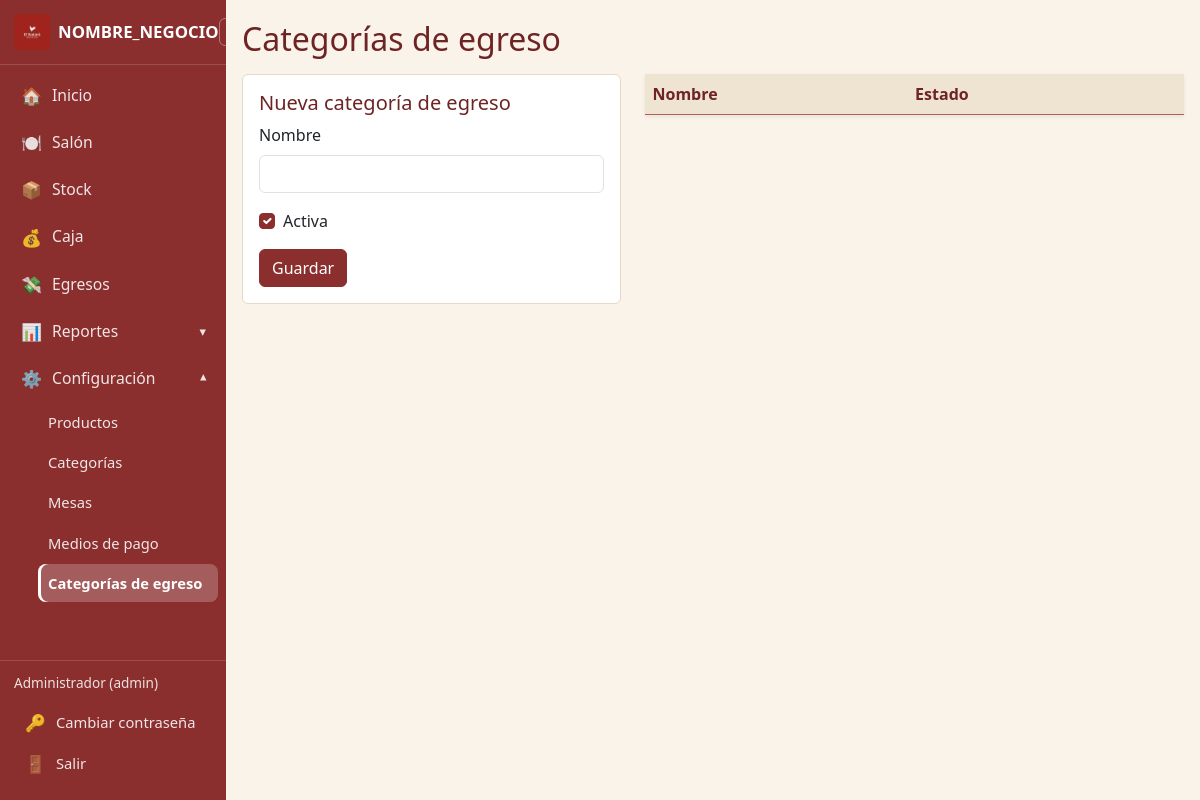
/_dev_no_subir/public_html/egresos/categorias.php (signed in), run on an earlier commit of the app's database.
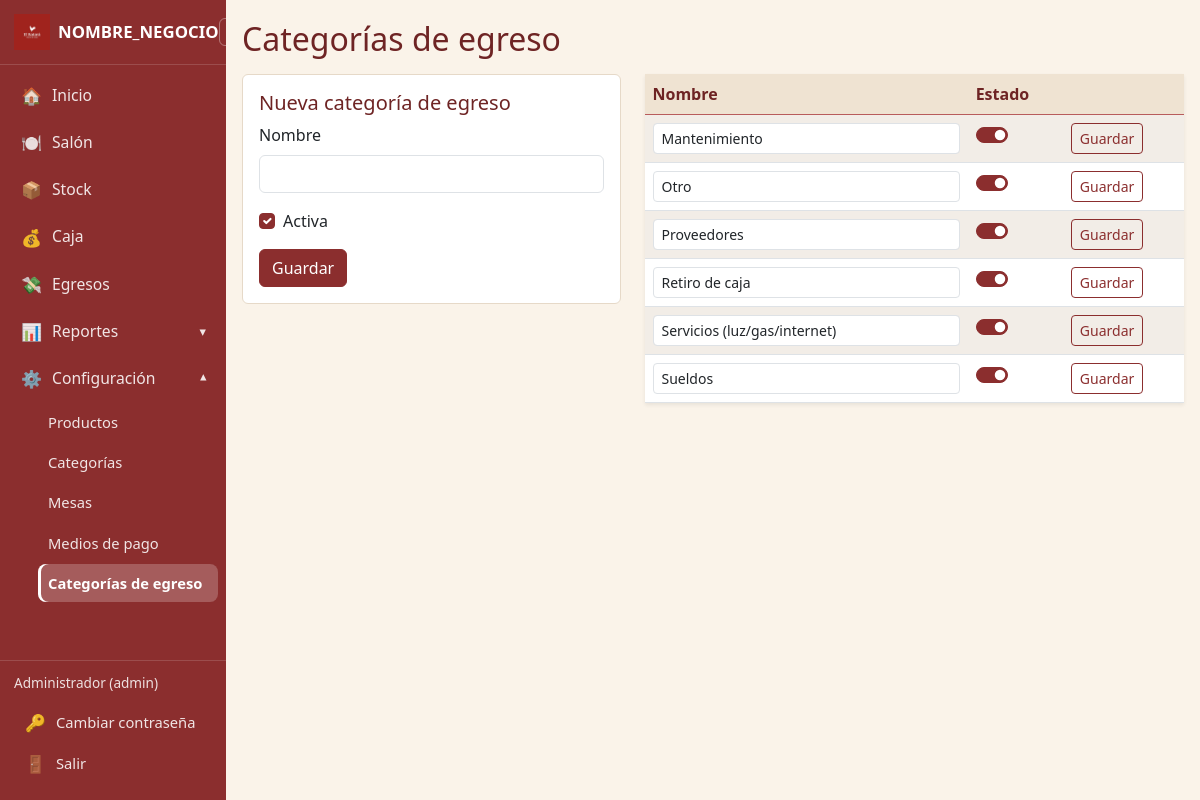
And on a later commit of the database.
### tables this page shows
CREATE TABLE IF NOT EXISTS categorias_egreso (
    id INT UNSIGNED AUTO_INCREMENT PRIMARY KEY,
    nombre VARCHAR(100) NOT NULL,
    activo TINYINT(1) NOT NULL DEFAULT 1
);

### _dev_no_subir/includes/functions.php (called while the page is built, shortened)
<?php
function h(?string $texto): string
{
    return htmlspecialchars($texto ?? '', ENT_QUOTES, 'UTF-8');
}

### _dev_no_subir/public_html/egresos/categorias.php (the view, shortened to what this page needs)
<?php
require_once __DIR__ . '/../../includes/functions.php';
$pdo = obtenerConexion();
$categorias = $pdo->query('SELECT * FROM categorias_egreso ORDER BY nombre')->fetchAll();
require __DIR__ . '/../../includes/header.php';
?>
<h2 class="mb-3">Categorías de egreso</h2>
<div class="row">
  <div class="col-md-5 mb-4">
    <div class="card">
      <div class="card-body">
        <h5 class="card-title">Nueva categoría de egreso</h5>
        <form method="post" action="categorias.php">
          <div class="mb-3">
            <label class="form-label">Nombre</label>
            <input type="text" name="nombre" class="form-control" required>
          </div>
          <div class="form-check mb-3">
            <input type="checkbox" name="activo" class="form-check-input" id="activoNueva" checked>
            <label class="form-check-label" for="activoNueva">Activa</label>
          </div>
          <button type="submit" class="btn btn-primary">Guardar</button>
        </form>
      </div>
    </div>
  </div>
  <div class="col-md-7">
    <table class="table table-striped bg-white shadow-sm">
      <thead><tr><th>Nombre</th><th>Estado</th><th></th></tr></thead>
      <tbody>
        <?php foreach ($categorias as $c): $formId = 'form_cate_' . (int)$c['id']; ?>
        <tr>
          <td>
            <input form="<?= $formId ?>" type="text" name="nombre" value="<?= h($c['nombre']) ?>" class="form-control form-control-sm">
          </td>
          <td>
            <div class="form-check form-switch">
              <input form="<?= $formId ?>" type="checkbox" name="activo" class="form-check-input" <?= $c['activo'] ? 'checked' : '' ?>>
            </div>
          </td>
          <td>
            <button type="submit" form="<?= $formId ?>" class="btn btn-sm btn-outline-primary">Guardar</button>
          </td>
        </tr>
        <?php endforeach; ?>
      </tbody>
    </table>
  </div>
</div>
<?php require __DIR__ . '/../../includes/footer.php'; ?>

What changed in the data, as far as the page shows it:
added categorias_egreso: nombre "Mantenimiento", activo "☑"
added categorias_egreso: nombre "Otro", activo "☑"
added categorias_egreso: nombre "Proveedores", activo "☑"
added categorias_egreso: nombre "Retiro de caja", activo "☑"
added categorias_egreso: nombre "Servicios (luz/gas/internet)", activo "☑"
added categorias_egreso: nombre "Sueldos", activo "☑"
